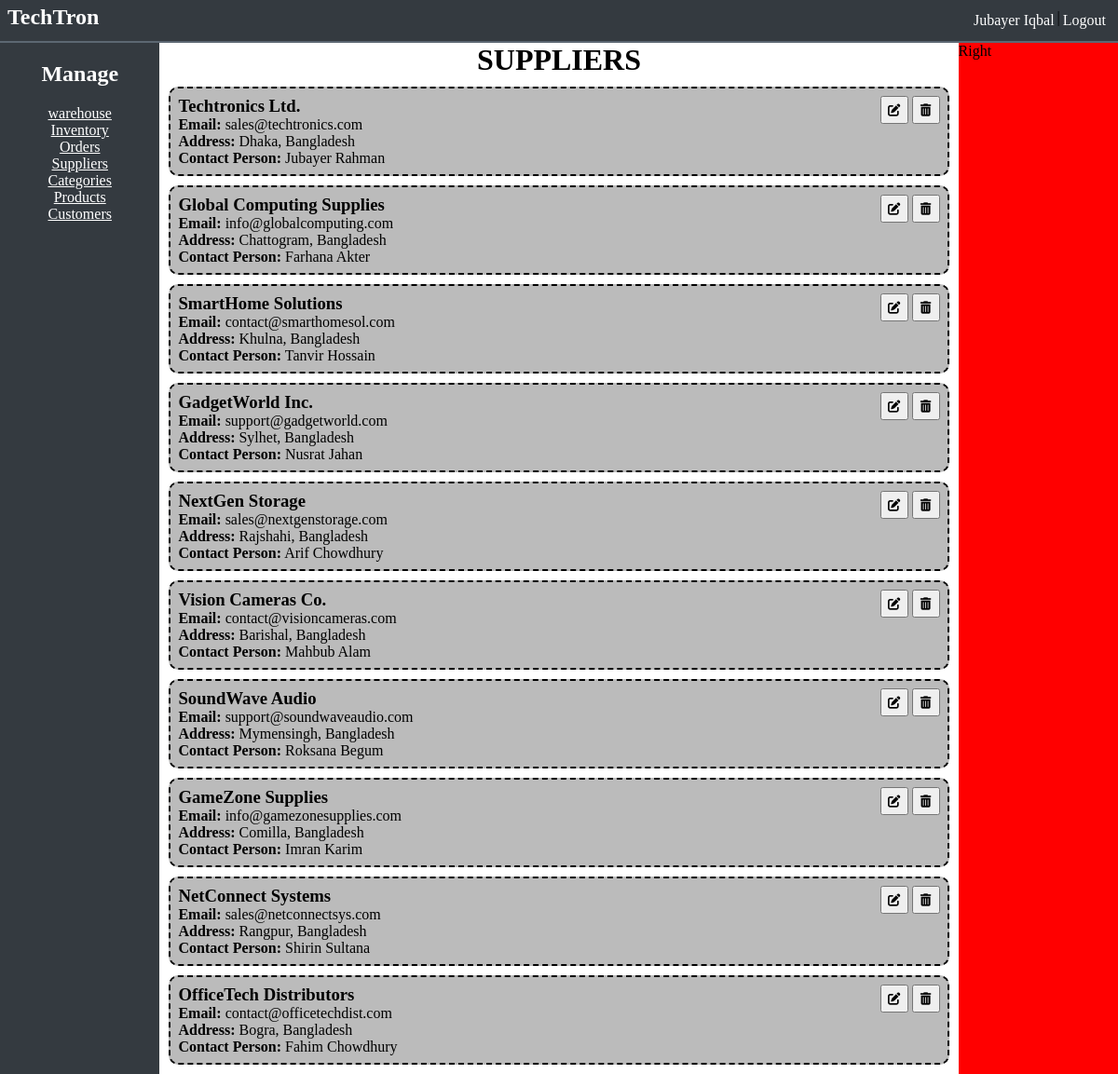
/manager/dashboard/?filter=suppliers (signed in), run on the app's committed database.
### manager/models.py (models this page shows, shortened)
class Supplier(models.Model):
    supplier_id = models.AutoField(primary_key=True)
    name = models.CharField(max_length=100)
    address = models.CharField(max_length=255)
    email = models.CharField(max_length=100)
    contact_person = models.CharField(max_length=100)

### manager/views.py (the view, shortened to what this page needs)
# urls.py: path('dashboard/', views.dashboard),
def dashboard(req):
    context = {"mytitle":WEBSITE_NAME}
    if "user_id" not in req.session:
        return redirect('/')
    try:
        user = User.objects.get(email = req.session['user_id'], user_type="manager")
        context['logged_in'] = True
        context['user_name'] = user.first_name + " " + user.last_name
    except Exception as e:
        return redirect('/')
    selected_filter = req.GET.get("filter")
    contents = None
    if(selected_filter == "warehouse" or selected_filter is None):
        warehouses = Warehouse.objects.raw('''SELECT w.warehouse_id, name, CONCAT(area, ', ', district) as location,
                                           COUNT(i.inventory_id) as total_inventory, SUM(quantity) as stock
                                           FROM manager_warehouse w LEFT JOIN manager_inventory i ON w.warehouse_id = i.warehouse_id GROUP BY w.warehouse_id;''')
        contents = warehouses
    elif selected_filter == "suppliers":
        suppliers = Supplier.objects.filter()
        contents = suppliers
    context['contents'] = contents
    context["selected_filter"] = selected_filter
    return render(req, "manager/dashboard.html", context)

### templates/manager/dashboard.html (shortened to what this page needs)
{% extends "frontview/base.html" %}
{% load static %}
{% block links %}
<link rel="stylesheet" href="{% static 'manager/dashboard.css'%}">
<link rel="stylesheet" href="{% static 'frontview/dashboard.css'%}">
{% endblock links %}
{% block body %}
<div class="main-container">
    <div class="main-container-item">
        <div class="container">
            <div class="container-left">
                <div class="container-left-item" style="padding: 20px;">
                    <h2>Manage</h2>
                </div>
                <div class="container-left-item">
                    <p><a href="?filter=warehouse">warehouse</a></p>
                </div>
                <div class="container-left-item">
                    <p><a href="?filter=inventory">Inventory</a></p>
                </div>
                <div class="container-left-item">
                    <p><a href="?filter=orders">Orders</a></p>
                </div>
                <div class="container-left-item">
                    <p><a href="?filter=suppliers">Suppliers</a></p>
                </div>
                <div class="container-left-item">
                    <p><a href="?filter=categories">Categories</a></p>
                </div>
                <div class="container-left-item">
                    <p><a href="?filter=products">Products</a></p>
                </div>
                <div class="container-left-item">
                    <p><a href="?filter=customers">Customers</a></p>
                </div>
            </div>
            <div class="container-mid">
                {% if selected_filter == None%}
                <h1 style="text-align: center;">{{"WAREHOUSE"|upper}}</h1>
                {% else %}
                <h1 style="text-align: center;">{{selected_filter|upper}}</h1>
                {% endif%}
                {% for content in contents%}
                {% if selected_filter == "warehouse" or selected_filter == None %}
                {% include 'manager/section_warehouse.html' %}
                {% elif selected_filter == "inventory" %}
                {% include 'manager/section_inventory.html' %}
                {% elif selected_filter == "customers" %}
                {% include 'manager/section_customers.html' %}
                {% elif selected_filter == "suppliers" %}
                {% include 'manager/section_suppliers.html' %}
                {% elif selected_filter == "categories" %}
                {% include 'manager/section_categories.html' %}
                {% elif selected_filter == "products" %}
                {% include 'manager/section_products.html' %}
                {% elif selected_filter == "orders" %}
                {% include 'manager/section_orders.html' %}
                {% endif %}
                {% endfor %}
            </div>
            <div class="container-right">Right</div>
        </div>
    </div>
</div>
{% endblock body %}

### templates/manager/section_suppliers.html
<div class="card">
    <div class="card-info">
        <div class="card-item">
            <h3>{{content.name}}</h3>
        </div>
        <div class="card-item">
            <p><b>Email:</b> {{content.email}}</p>
        </div>
        <div class="card-item">
            <p><b>Address:</b> {{content.address}}</p>
        </div>
        <div class="card-item">
            <p><b>Contact Person:</b> {{content.contact_person}}</p>
        </div>
    </div>
    <div class="card-options">
        <button>
            <i class="fa-solid fa-pen-to-square"></i>
        </button>
        <button>
            <i class="fas fa-trash-alt"></i>
        </button>
    </div>
</div>

### static/frontview/style.css (style rules this page uses)
* { margin: 0; padding: 0; }

### static/manager/dashboard.css (style rules this page uses)
.main-container { display: flex; flex-direction: column; justify-content: center; align-items: center; }
.container { width: 100vw; height: 100%; display: flex; }
.container-left { background-color: #343a40; width: 20%; display: flex; align-items: center; color: white; flex-direction: column; }
.container-left a { color: white; }
.container-mid { width: 100%; }
.container-right { background-color: red; width: 20%; }
.card { background-color: white; margin: 10px; border: 2px dashed black; border-radius: 10px; padding: 8px; background-color: rgba(0, 0, 0, 0.267); display: flex; gap: 10px; }
.card-info { width: 100%; display: flex; flex-direction: column; justify-content: center; }
.card-options { width: 20%; display: block; text-align: end; }
.card-options button { width: 30px; height: 30px; cursor: pointer; }

### data on the page
Supplier: name "Techtronics Ltd.", email "sales@techtronics.com", address "Dhaka, Bangladesh", contact_person "Jubayer Rahman"
Supplier: name "Global Computing Supplies", email "info@globalcomputing.com", address "Chattogram, Bangladesh", contact_person "Farhana Akter"
Supplier: name "SmartHome Solutions", email "contact@smarthomesol.com", address "Khulna, Bangladesh", contact_person "Tanvir Hossain"
Supplier: name "GadgetWorld Inc.", email "support@gadgetworld.com", address "Sylhet, Bangladesh", contact_person "Nusrat Jahan"
Supplier: name "NextGen Storage", email "sales@nextgenstorage.com", address "Rajshahi, Bangladesh", contact_person "Arif Chowdhury"
Supplier: name "Vision Cameras Co.", email "contact@visioncameras.com", address "Barishal, Bangladesh", contact_person "Mahbub Alam"
Supplier: name "SoundWave Audio", email "support@soundwaveaudio.com", address "Mymensingh, Bangladesh", contact_person "Roksana Begum"
Supplier: name "GameZone Supplies", email "info@gamezonesupplies.com", address "Comilla, Bangladesh", contact_person "Imran Karim"
Supplier: name "NetConnect Systems", email "sales@netconnectsys.com", address "Rangpur, Bangladesh", contact_person "Shirin Sultana"
Supplier: name "OfficeTech Distributors", email "contact@officetechdist.com", address "Bogra, Bangladesh", contact_person "Fahim Chowdhury"

### other printed values
{{ mytitle }} "TechTron"
{{ user_name }} "Jubayer Iqbal"
{{ selected_filter|upper }} "SUPPLIERS"
